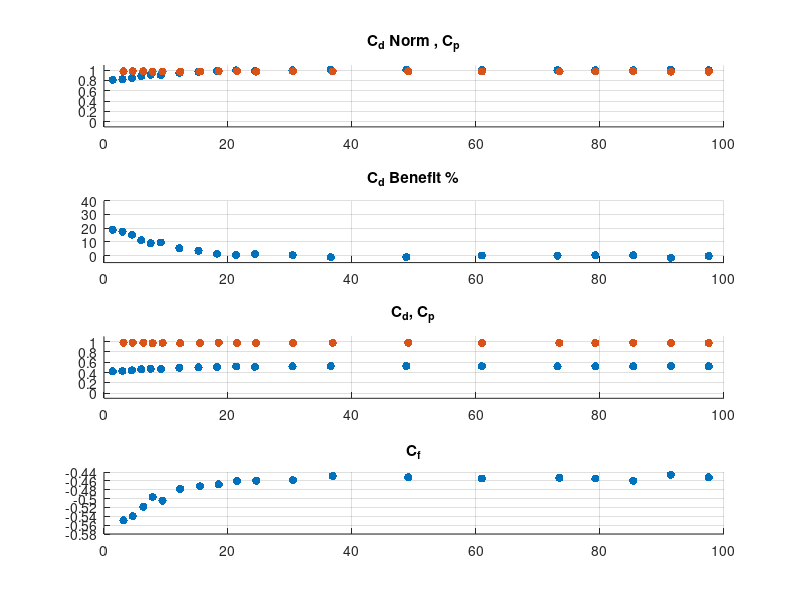
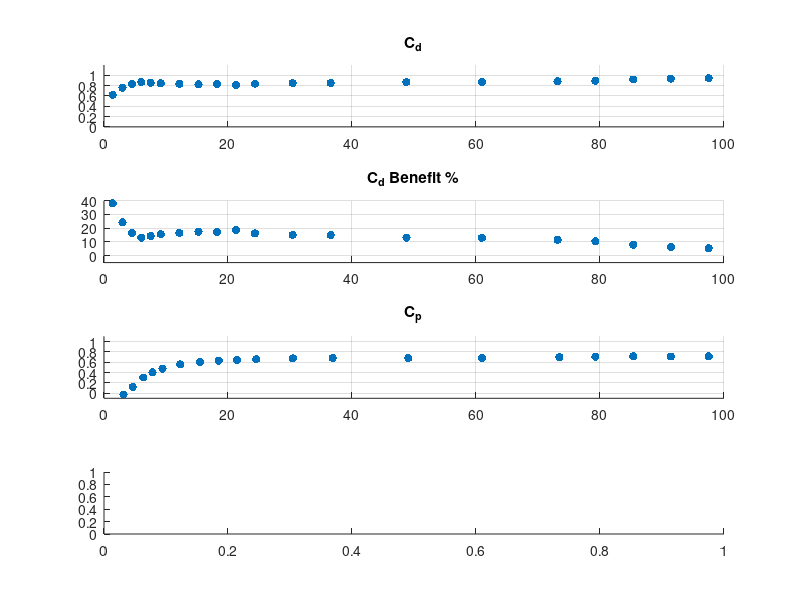

These charts were generated, in order, by the following MATLAB code: (Note: this script raises an error after producing the figures.)
% Use this script to plot and generate a function fit for the Cd benefit
% data from 2018 SAE Paper by Salari et al.

% The data structures are named as follows:
% Sal2018_2.woBT_LT --> 2 truck data without boat tail for lead truck
% Sal2018_3.wBT_LT  --> 3 truck data with boat tail for lead truck
%% Initialization
Cd_avg = 0.52;
%% Load Dataset
load('Salari_dataset.mat')
% Sal2018.TP_2.LT_Cf_Skirt = Sal2018.TP_2.LT_Cd_Skirt(2:20) - Sal2018.TP_2.LT_Cp_Skirt;
% Sal2018.TP_2.TT_Cf_Skirt = Sal2018.TP_2.TT_Cd_Skirt(2:20) - Sal2018.TP_2.TT_Cp_Skirt;
%% Dataset - 2 truck
% Lead Truck Cd, Cd Benefit and Cp
figure;
ax(1) = subplot(4,1,1);
scatter(Sal2018.TP_2.sepDistBpt,Sal2018.TP_2.LT_Cd_Skirt,'filled')
hold on
scatter(Sal2018.TP_2.Cp_sepDistbpt,Sal2018.TP_2.LT_Cp_Skirt,'filled')
ylim([-0.1 1.1])
grid on
title('C_d Norm , C_p')
ax(2) = subplot(4,1,2);
scatter(Sal2018.TP_2.sepDistBpt,Sal2018.TP_2.LT_CdBen_Skirt,'filled')
ylim([-5 40])
grid on
title('C_d Benefit %')
ax(3) = subplot(4,1,3);
scatter(Sal2018.TP_2.sepDistBpt,Sal2018.TP_2.LT_Cd_Skirt * Cd_avg,'filled')
hold on
scatter(Sal2018.TP_2.Cp_sepDistbpt,Sal2018.TP_2.LT_Cp_Skirt,'filled')
ylim([-0.1 1.1])
grid on
title('C_d, C_p')
ax(4) = subplot(4,1,4);
scatter(Sal2018.TP_2.Cp_sepDistbpt,(Sal2018.TP_2.LT_Cd_Skirt(2:20)*Cd_avg) - Sal2018.TP_2.LT_Cp_Skirt,'filled')
grid on
title('C_f')
linkaxes(ax,'x')

% Tail Truck Cd, Cd Benefit and Cp
figure;
ax1(1) = subplot(4,1,1);
scatter(Sal2018.TP_2.sepDistBpt,Sal2018.TP_2.TT_Cd_Skirt,'filled')
ylim([0 1.2])
grid on
title('C_d')
ax1(2) = subplot(4,1,2);
scatter(Sal2018.TP_2.sepDistBpt,Sal2018.TP_2.TT_CdBen_Skirt,'filled')
ylim([-5 40])
grid on
title('C_d Benefit %')
ax1(3) = subplot(4,1,3);
scatter(Sal2018.TP_2.Cp_sepDistbpt,Sal2018.TP_2.TT_Cp_Skirt,'filled')
ylim([-0.1 1.1])
grid on
title('C_p')
ax1(4) = subplot(4,1,4);
scatter(Sal2018.TP_2.Cp_sepDistbpt,Sal2018.TP_2.TT_Cf_Skirt,'filled')
ylim([-0.1 1.1])
grid on
title('C_f')
linkaxes(ax1,'x')

%% Dataset - 3 truck
figure;
ax2(1) = subplot(4,1,1);
scatter(Sal2018.TP_3_30.sepDistBpt_30,Sal2018.TP_3_30.LT_Cd_Skirt,'filled')
ylim([0 1.2])
grid on
title('C_d')
ax2(2) = subplot(4,1,2);
scatter(Sal2018.TP_3_30.sepDistBpt_30,Sal2018.TP_3_30.LT_CdBen_Skirt,'filled')
ylim([-5 40])
grid on
title('C_d Benefit %')
ax2(3) = subplot(4,1,3);
scatter(Sal2018.TP_3_30.sepDistBpt_30,Sal2018.TP_3_30.LT_Cp_Skirt,'filled')
ylim([-0.1 1.1])
grid on
title('C_p')
ax2(4) = subplot(4,1,4);
scatter(Sal2018.TP_3_30.sepDistBpt_30,Sal2018.TP_3_30.LT_Cf_Skirt,'filled')
ylim([-0.1 1.1])
grid on
title('C_f')
linkaxes(ax,'x')
